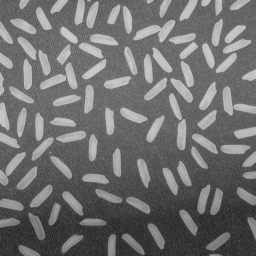
%> input picture matlab/data/rice.png, 256 x 256 px
$ octave loigiai_lab06_dac_trung_ket_cau_glcm.m   (GNU Octave 9; MATLAB toolbox functions it lacks are replaced by stand-ins)
%> lines starting %> are read from the running program, lines starting %| are printed output that depends on the picture
%% LOI GIAI LAB 6 - DAC TRUNG KET CAU BANG GLCM
clear; close all; clc;
scriptDir=fileparts(mfilename('fullpath'));
I=imread(fullfile(scriptDir,'..','data','rice.png')); if ndims(I)==3, I=rgb2gray(I); end
%> further down, I is the input picture: size 256x256 uint8; min 40, max 204, mean 111.2
Q=uint8(floor(double(im2uint8(I))/32)); [h,w]=size(Q);
%> after `Q=uint8(floor(double(im2uint8(I))/32))`:
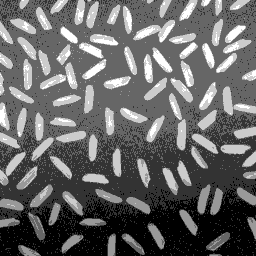
%> Q: size 256x256 uint8; min 1, max 6, mean 3.01; drawn with min black and max white
%> after `[h,w]=size(Q)`: h = 256; w = 256
R1=Q(1:floor(h/2),1:floor(w/2)); R2=Q(ceil(h/2):end,ceil(w/2):end);
%> after `R1=Q(1:floor(h/2),1:floor(w/2))`:
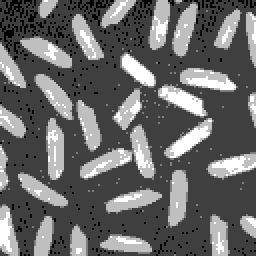
%> R1: size 128x128 uint8 (shown 2 times larger); min 2, max 6, mean 3.66; drawn with min black and max white
%> after `R2=Q(ceil(h/2):end,ceil(w/2):end)`:
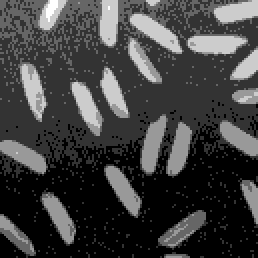
%> R2: size 129x129 uint8 (shown 2 times larger); min 1, max 6, mean 2.27; drawn with min black and max white
offset=[0 1;-1 1;-1 0;-1 -1]; G1=graycomatrix(R1,'NumLevels',8,'GrayLimits',[0 7],'Offset',offset,'Symmetric',true);
G2=graycomatrix(R2,'NumLevels',8,'GrayLimits',[0 7],'Offset',offset,'Symmetric',true);
A=graycoprops(G1,{'Contrast','Correlation','Energy','Homogeneity'}); B=graycoprops(G2,{'Contrast','Correlation','Energy','Homogeneity'});
%> after `A=graycoprops(G1,{'Contrast','Correlation','Energy','Homogeneity'})`: A = {Contrast [0.342 0.472 0.286 0.434], Correlation [0.854 0.798 0.878 0.814], Energy [0.339 0.325 0.354 0.329], Homogeneity [0.883 0.863 0.9 0.869]}
%> after `B=graycoprops(G2,{'Contrast','Correlation','Energy','Homogeneity'})`: B = {Contrast [0.334 0.474 0.269 0.367], Correlation [0.895 0.851 0.915 0.884], Energy [0.18 0.174 0.192 0.18], Homogeneity [0.878 0.861 0.895 0.875]}
figure('Name','Solution 6 - GLCM descriptors');
subplot(2,3,1); imshow(R1,[]); title('Region 1'); subplot(2,3,2); imshow(R2,[]); title('Region 2');
subplot(2,3,3); imagesc(G1(:,:,1)); axis image; colorbar; title('Region 1 GLCM');
subplot(2,3,4); plot(A.Contrast,'-o'); title('Contrast by direction'); xticks(1:4); grid on;
subplot(2,3,5); plot(A.Homogeneity,'-o',B.Homogeneity,'-s'); title('Homogeneity'); legend('R1','R2'); xticks(1:4); grid on;
subplot(2,3,6); plot(A.Energy,'-o',B.Energy,'-s'); title('Energy / ASM'); legend('R1','R2'); xticks(1:4); grid on;
%> after `grid on`:
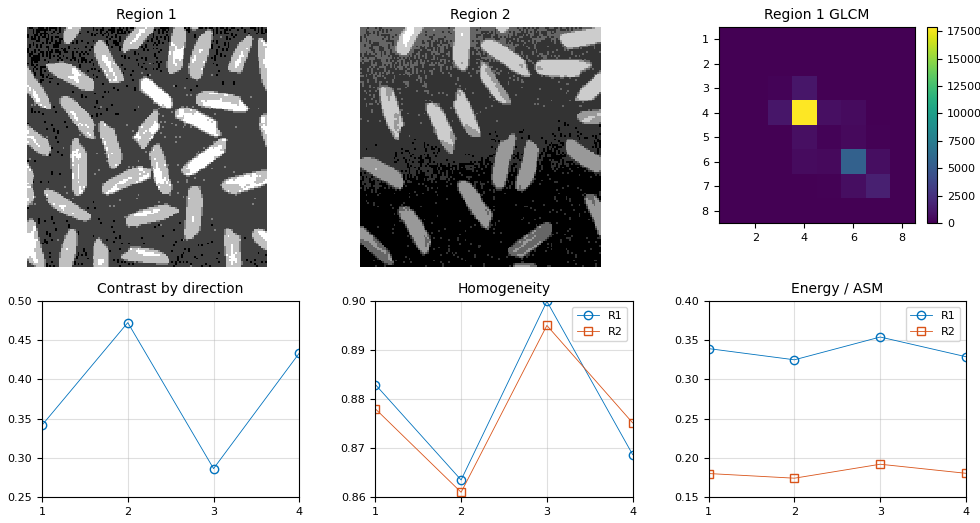
%> figure redrawn from the program's plot data, 6 panels
disp('Region 1 properties:'); disp(A); disp('Region 2 properties:'); disp(B);
%> (printed output is left out)

$ run again, with matlab/data/cameraman2.tif saved as matlab/data/rice.png
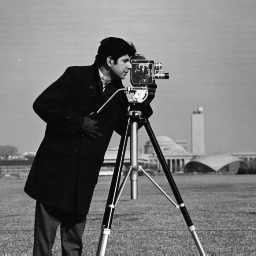
%> input picture matlab/data/cameraman2.tif, 256 x 256 px
%> I is the input picture: size 256x256 uint8; min 7, max 253, mean 118.7
%> `R1=Q(1:floor(h/2),1:floor(w/2))`:
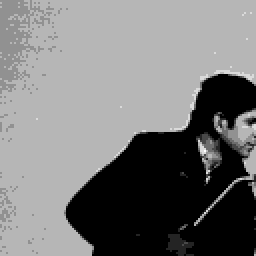
%> R1: size 128x128 uint8 (shown 2 times larger); min 0, max 7, mean 3.31; drawn with min black and max white
%> `R2=Q(ceil(h/2):end,ceil(w/2):end)`:
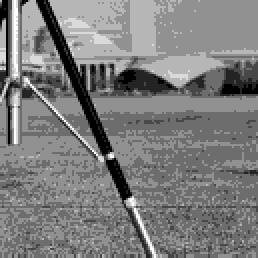
%> R2: size 129x129 uint8 (shown 2 times larger); min 0, max 7, mean 3.44; drawn with min black and max white
%> A = {Contrast [0.283 0.326 0.296 0.509], Correlation [0.973 0.969 0.972 0.952], Energy [0.425 0.423 0.422 0.417], Homogeneity [0.955 0.953 0.953 0.946]}
%> B = {Contrast [0.76 1.09 0.541 0.794], Correlation [0.754 0.647 0.825 0.743], Energy [0.148 0.124 0.138 0.127], Homogeneity [0.821 0.767 0.817 0.783]}
%> (printed output is left out)
